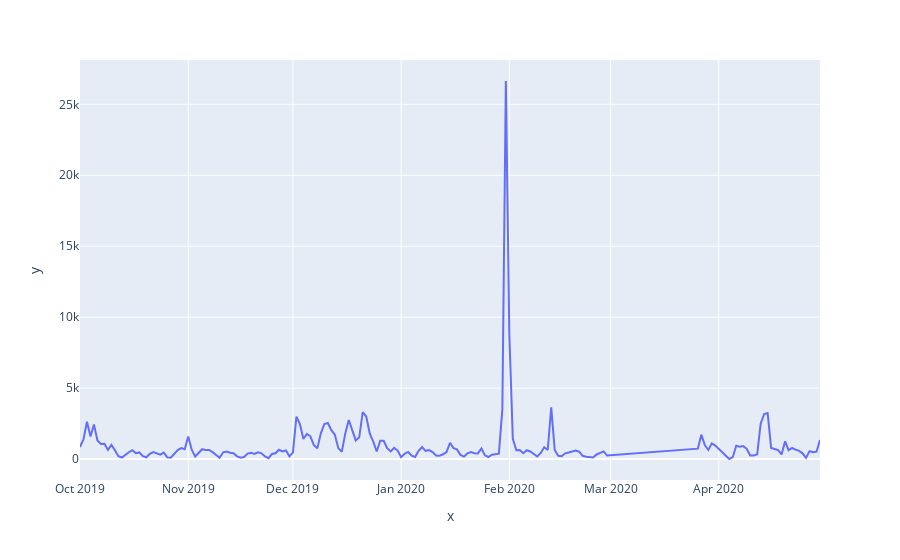

Notebook cell for this chart:
### Code cell
fig = px.line(x=df_g[df_g.bank == 'itau'].date, y=df_g[df_g.bank == 'itau'].value)
fig.show()

### Figure 1 — Plotly figure (JSON) as saved in the notebook; plotly's stock layout.template omitted (floating-point values rounded to 4 significant figures; data arrays with more than 128 entries replaced by an {"elided": "..."} marker saying what was removed)
{"data": [{"hovertemplate": "x=%{x}<br>y=%{y}<extra></extra>", "legendgroup": "", "line": {"color": "#636efa", "dash": "solid"}, "mode": "lines", "name": "", "orientation": "v", "showlegend": false, "type": "scatter", "x": {"elided": "185 str values"}, "xaxis": "x", "y": {"elided": "185 int values"}, "yaxis": "y"}], "layout": {"legend": {"tracegroupgap": 0}, "margin": {"t": 60}, "xaxis": {"anchor": "y", "domain": [0, 1], "title": {"text": "x"}}, "yaxis": {"anchor": "x", "domain": [0, 1], "title": {"text": "y"}}}}
